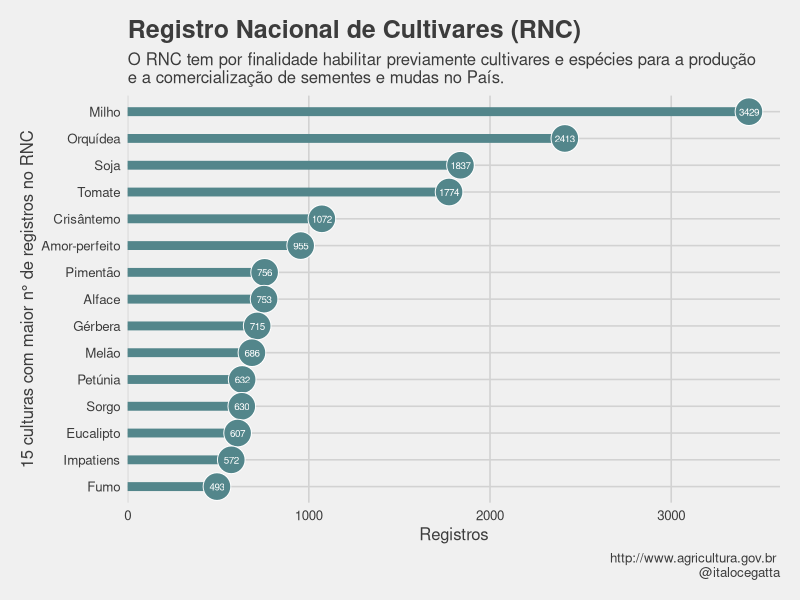

Write the R code that produced this figure. (Note: this script raises an error after producing the figure.)
library(tidyverse)
library(readxl)


# registro ----------------------------------------------------------------

registrado <- read_excel("data-raw/cultivar_registrado.xlsx")

top_registrado <- registrado %>%
  filter(situacao == "REGISTRADA") %>%
  mutate(nome_comum = ifelse(str_detect(nome_comum, ",|/"), str_extract(nome_comum, "^.+(?=(,|/))"), nome_comum)) %>%
  mutate(nome_comum = str_replace(nome_comum, "Orquidea", "Orquídea")) %>%
  group_by(nome_comum) %>%
  tally() %>%
  arrange(-n) %>%
  slice(1:15)


top_registrado %>%
  mutate(nome_comum = fct_reorder(nome_comum, n)) %>%
  ggplot(aes(n, nome_comum)) +
    geom_segment(aes(xend = 0, yend = nome_comum), color = "cadetblue4", size = 3) +
    geom_point(size = 9, shape = 21, color = "white", fill = "cadetblue4") +
    geom_text(aes(label = n),size = 2.5,  color = "white") +
    labs(
      x = "Registros", y = "15 culturas com maior n° de registros no RNC",
      title = "Registro Nacional de Cultivares (RNC)",
      subtitle =
        "O RNC tem por finalidade habilitar previamente cultivares e espécies para a produção \ne a comercialização de sementes e mudas no País.",
      caption = "http://www.agricultura.gov.br \n@italocegatta"
    ) +
    scale_x_continuous(expand = expand_scale(mult = c(0, 0.05))) +
    ggthemes::theme_fivethirtyeight() +
    theme(axis.title = element_text()) +
    ggsave("top_cultivares_registrados.png", width = 8, height = 6)


registro_eucalipto <- registrado %>%
  filter(situacao == "REGISTRADA") %>%
  filter(str_detect(nome_cientifico, "Eucalyptus|Corymbia")) %>%
  filter(!is.na(mantenedor)) %>%
  mutate(
    mantenedor = str_to_upper(str_remove(mantenedor, "_$")),
    mantenedor = str_replace(mantenedor, "S/(A|A.)", "S.A."),
    mantenedor = str_replace(mantenedor, "S.A$", "S.A.")
  ) %>%
  group_by(mantenedor) %>%
  tally() %>%
  arrange(-n)

registro_eucalipto %>%
  mutate(mantenedor = fct_reorder(mantenedor, n)) %>%
  ggplot(aes(n, mantenedor)) +
    geom_segment(aes(xend = 0, yend = mantenedor), color = "forestgreen", alpha = 0.8, size = 3) +
    geom_point(size = 7, stroke = 2, shape = 21, color = "white", fill = "forestgreen") +
    geom_text(aes(label = n),size = 3,  color = "white", fontface = "bold") +
    labs(
      x = "Registros", y = NULL,
      title = "Registro Nacional de Cultivares (RNC)",
      subtitle =
        "Mantenedores de cultivares dos gêneros Corymbia e Eucalyptus registrados no RNC",
      caption = "http://www.agricultura.gov.br \n@italocegatta"
    ) +
    scale_x_continuous(expand = expand_scale(mult = c(0.02, 0.05))) +
    ggthemes::theme_fivethirtyeight() +
    theme(axis.title = element_text()) +
    ggsave("eucalipto_registrado.png", width = 11.5, height = 12)


# protegido ---------------------------------------------------------------

protegido <- read_excel("data-raw/cultivar_protegido.xlsx")

protegido %>%
  filter(nome_cientifico == "Eucalyptus spp")

protegido$nome_cientifico %>% unique() %>% sort

